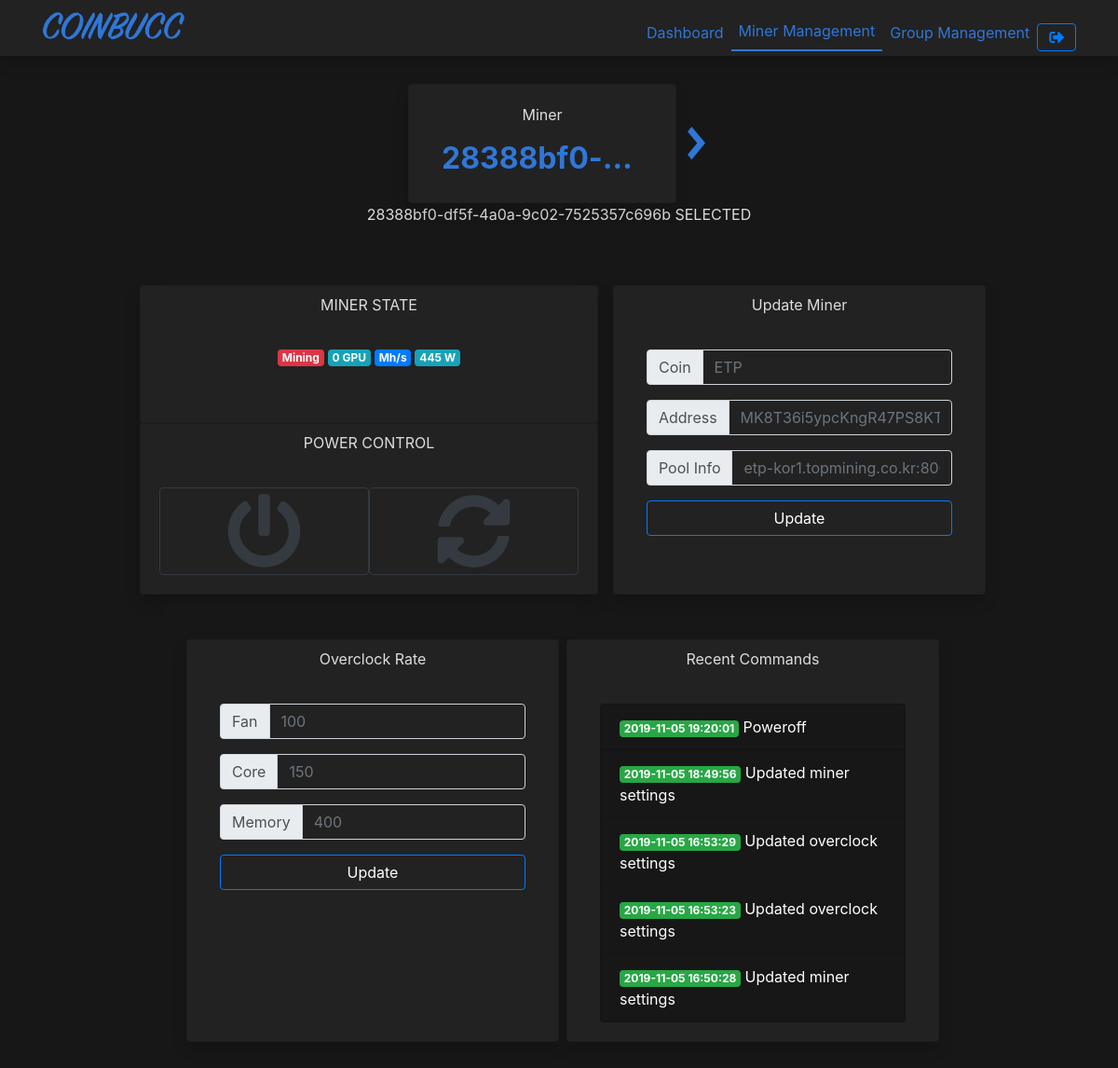
The app's page /coinbucc/minermanage.php?guid=28388bf0-df5f-4a0a-9c02-7525357c696b (signed in) with its own data.
### tables this page shows
CREATE TABLE `miners` (
  `guid` varchar(50) NOT NULL,
  `uid` varchar(50) NOT NULL,
  `mining` varchar(5) NOT NULL,
  `coin` varchar(10) NOT NULL,
  `minername` varchar(50) NOT NULL,
  `hashrate` varchar(10) NOT NULL,
  `gpucount` int(11) NOT NULL,
  `gputemp` varchar(50) NOT NULL,
  `gpuelec` int(11) NOT NULL
);

CREATE TABLE `jobs` (
  `id` int(11) NOT NULL,
  `uid` varchar(20) NOT NULL,
  `guid` varchar(100) NOT NULL,
  `jobstring` varchar(200) NOT NULL,
  `done` int(1) NOT NULL DEFAULT 0,
  `toall` int(11) NOT NULL DEFAULT 0,
  `datetime` datetime NOT NULL
);

### coinbucc/minermanage.php (the view, shortened to what this page needs)
<?php
include_once("member/settings.php");
if($_GET['guid']){
  $query = "SELECT hashrate,mining,coin,gpucount,gputemp,gpuelec FROM miners WHERE guid='$_GET[guid]'";
  $result = mysqli_query($con, $query);
  $row=mysqli_fetch_assoc($result);
  $hashrate=$row['hashrate'];
  $mining=$row['mining'];
  $gpucount=$row['gpucount'];
  $gpuelec=$row['gpuelec'];
}
?>
<!doctype html>
<html class="h-100">
  <head>
    <link rel="stylesheet" href="https://stackpath.bootstrapcdn.com/bootstrap/4.3.1/css/bootstrap.min.css">
    <link rel="stylesheet" href="css/global.css">
  </head>
  <nav class="shadow navbar fixed-top navbar-expand-lg navbar-light bg-mdark text-white">
    <div class="container">
      <a href="/"><img class="img-fluid" style="height:40px;" src="img/COINBUCC-0.5.png"></a>
      <div class="collapse navbar-collapse justify-content-end" id="navbarNav">
        <ul class="navbar-nav">
          <li class="nav-item">
            <a class="nav-link" href="dashboard.php">Dashboard</a>
          </li>
          <li class="nav-item active">
            <a class="nav-link" href="minermanage.php">Miner Management</a>
          </li>
          <li class="nav-item">
            <a class="nav-link" href="minermanageall.php">Group Management</a>
          </li>
          <li class="nav-item">
            <a class="btn btn-outline-primary" href="member/logout.php"><i class="fas fa-sign-out-alt"></i></a>
          </li>
        </ul>
      </div>
    </div>
  </nav>
  <body class="h-100">
    <div class="row justify-content-center mx-4 mt-5">
      <?php
      $query = "SELECT count(*) as cnt FROM miners WHERE uid='$_SESSION[user_id]'";
      $result = mysqli_query($con, $query);
      $cnt = mysqli_fetch_assoc($result)['cnt'];
      $query = "SELECT * FROM miners WHERE uid='$_SESSION[user_id]'";
      $result = mysqli_query($con, $query);
      for($i=0; $row = mysqli_fetch_array($result);$i++){
        if($_GET['page']!=$i) continue;
      ?>
      <div class="shadow card bg-mdark col-8 mx-1 col-lg-3">
        <div class="card-body text-center">
          <p>Miner</p>
          <h2 class="font-weight-bold" style="text-overflow:ellipsis;white-space:nowrap;overflow:hidden;" onclick="window.location='?guid=<?=$row['guid']?>&page=<?=$_GET['page']?>'"><?=$row['guid']?></h2>
        </div>
      </div>
      <a class="align-self-center mx-2 <?=$i<$cnt-1?'':'d-none'?>" href="?guid=<?=$_GET['guid']?>&page=<?=$i+1?>"><img src="img/right.png"></a>
      <?php
      }
      ?>
    </div>
    <p class="text-center"><?=$_GET['guid']?$_GET['guid'].' SELECTED':'SELECT YOUR MINER'?></p>
    <div class="container-fluid <?=$_GET['guid']?'':'d-none'?>">
      <div class="row justify-content-center">
        <div class="shadow row justify-content-center mx-2 mt-5">
          <div class="card bg-mdark col-12 text-center">
            <p class="mt-2">MINER STATE</p>
            <div class="card-body text-center align-items-center justify-content-center row">
              <span class="badge badge-<?=$mining=='yes'?'success':'danger'?> mr-1">Mining</span>
              <span class="badge badge-info mr-1"><?=$gpucount?> GPU</span>
              <span class="badge badge-primary mr-1"><?=$hashrate?> Mh/s</span>
              <span class="badge badge-info"><?=$gpuelec?> W</span>
            </div>
            <div class="card-body text-center align-items-center justify-content-center row">
            </div>
          </div>
          <div class="card bg-mdark col-12 text-center">
            <p class="mt-2">POWER CONTROL</p>
            <div class="card-body text-center align-items-center row">
              <div class="col btn btn-outline-dark">
                <a class="fas fa-power-off fa-5x color-primary" onclick="addjob('1','<?=$_GET['guid']?>');"></a>
              </div>
              <div class="col btn btn-outline-dark">
                <a class="fas fa-sync-alt fa-5x color-primary" onclick="addjob('2','<?=$_GET['guid']?>');"></a>
              </div>
            </div>
          </div>
        </div>
        <div class="shadow card bg-mdark col-12 col-lg-4 ml-2 mt-5 text-center">
          <p class="mt-2">Update Miner</p>
          <div class="card-body text-center align-items-center">
              <div class="input-group mb-3">
                <div class="input-group-prepend">
                  <span class="input-group-text" id="basic-addon1">Coin</span>
                </div>
                <input type="text" class="form-control bg-mdark text-light" name="coin" placeholder="ETP" aria-label="Coin" aria-describedby="basic-addon1">
              </div>
              <div class="input-group mb-3">
                <div class="input-group-prepend">
                  <span class="input-group-text" id="basic-addon1">Address</span>
                </div>
                <input type="text" class="form-control bg-mdark text-light" name="address" placeholder="MK8T36i5ypcKngR47PS8KTKxwgNX5SQNJC" aria-label="Address" aria-describedby="basic-addon1">
              </div>
              <div class="input-group mb-3">
                <div class="input-group-prepend">
                  <span class="input-group-text" id="basic-addon1">Pool Info</span>
                </div>
                <input type="text" class="form-control bg-mdark text-light" name="pool" placeholder="etp-kor1.topmining.co.kr:8008" aria-label="Pool" aria-describedby="basic-addon1">
              </div>
              <a class="btn btn-outline-primary btn-block mb-3 text-white" onclick="updateminer();">Update</a>
          </div>
        </div>
      </div>
      <div class="row justify-content-center">
        <div class="shadow card bg-mdark col-12 col-lg-4 ml-2 my-5 text-center">
          <p class="mt-2">Overclock Rate</p>
          <div class="card-body text-center align-items-center">
            <div class="input-group mb-3">
              <div class="input-group-prepend">
                <span class="input-group-text" id="basic-addon1">Fan</span>
              </div>
              <input type="text" class="form-control bg-mdark text-light" name="fan" placeholder="100" aria-label="Coin" aria-describedby="basic-addon1">
            </div>
            <div class="input-group mb-3">
              <div class="input-group-prepend">
                <span class="input-group-text" id="basic-addon1">Core</span>
              </div>
              <input type="text" class="form-control bg-mdark text-light" name="core" placeholder="150" aria-label="Address" aria-describedby="basic-addon1">
            </div>
            <div class="input-group mb-3">
              <div class="input-group-prepend">
                <span class="input-group-text" id="basic-addon1">Memory</span>
              </div>
              <input type="text" class="form-control bg-mdark text-light" name="mem" placeholder="400" aria-label="Pool" aria-describedby="basic-addon1">
            </div>
            <a class="btn btn-outline-primary btn-block mb-3 text-white" onclick="updateoverclk();">Update</a>
          </div>
        </div>
        <div class="shadow card bg-mdark col-12 col-lg-4 ml-2 my-5 text-center">
          <p class="mt-2">Recent Commands</p>
          <div class="card-body text-center align-items-center">
            <ul class="list-group">
              <?php
              $query = "SELECT * FROM jobs WHERE uid='$_SESSION[user_id]' AND guid='$_GET[guid]' ORDER BY id DESC";
              $result = mysqli_query($con, $query);
              for($i=0;$row=mysqli_fetch_array($result),$i<5;$i++){
              ?>
              <li class="list-group-item bg-ddark text-white text-left"><span class="badge badge-<?=$row['done']?'success':'primary'?>"><?=$row['datetime']?></span> <?=$arr_jobnum_to_eng[substr($row['jobstring'],0,1)]?></li>
              <?php
              }
              ?>
            </ul>
          </div>
        </div>
      </div>
    </div>
  </body>
</html>

### coinbucc/member/settings.php (shortened to what this page needs)
<?php
$arr_jobnum_to_eng = array("All done","Poweroff","Rebooted","Updated miner settings","Updated overclock settings");
?>
<link rel="stylesheet" href="https://use.fontawesome.com/releases/v5.1.1/css/all.css">

### coinbucc/css/global.css (style rules this page uses)
body { background-color: #171717; margin-top: 90px; }
.bg-mdark { background-color:#222222; }
nav.navbar { height:60px; }
div.navbar-collapse,ul.navbar-nav { height:50px; }
nav .nav-link { color:#2f77d8!important; }
.nav-item.active >.nav-link,.nav-item:hover >.nav-link { border-bottom:#2f77d8 2px solid; }
nav .nav-item { align-self: flex-end; }
p { color:#ddd; }
h5,h4,h3,h1,h2 { color:#2f77d8!important; }
.bg-ddark { background-color: #171717; }

### records on screen
miners: guid "28388bf0-…", gpucount "0", gpuelec "445"
jobs: datetime "2019-11-05 19:20:01", jobstring "Poweroff"
jobs: datetime "2019-11-05 18:49:56", jobstring "Updated miner settings"
jobs: datetime "2019-11-05 16:53:29", jobstring "Updated overclock settings"
jobs: datetime "2019-11-05 16:53:23", jobstring "Updated overclock settings"
jobs: datetime "2019-11-05 16:50:28", jobstring "Updated miner settings"

### other values on screen
$_GET['guid'] "28388bf0-df5f-4a0a-9c02-7525357c696b"
